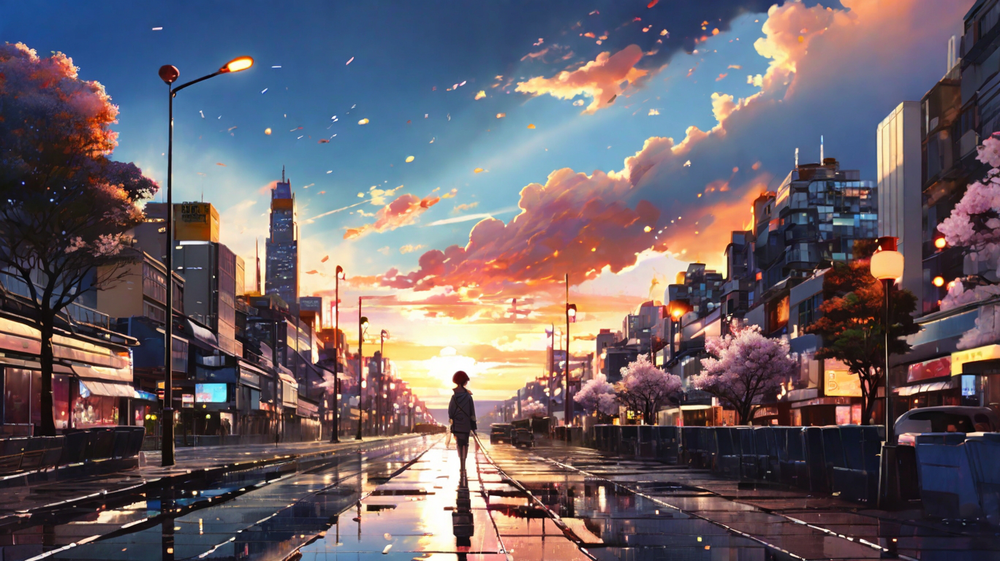
#> input picture img/background.png, 1000 x 561 px, shrunk from 1368 x 768 before the run
$ python handle.py
#> lines starting #> are read from the running program, lines starting #| are printed output that depends on the picture
from PIL import Image

def change_opacity(image_path, output_path, opacity=0.5):
    # 打开图片并转换为 RGBA 模式（支持透明度）
#> called with image_path = 'background.png', output_path = 'background1.png', opacity = 0.3
    image = Image.open(image_path).convert("RGBA")
#> image is the input picture: PIL image 1000x561 RGBA; mean R, G, B, A 107, 96.5, 103.2, 255

    # 获取图片的像素数据
    pixels = image.getdata()

    # 修改每个像素的透明度
    new_pixels = [
        (r, g, b, int(a * opacity)) for r, g, b, a in pixels
    ]
#> new_pixels = 561000 items

    # 更新图片的像素数据
    image.putdata(new_pixels)
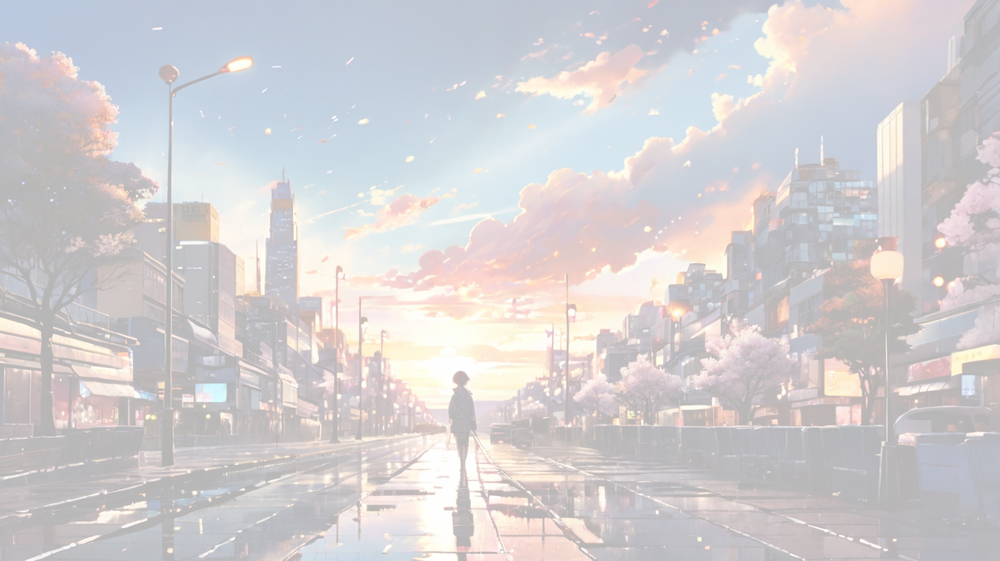
#> image: PIL image 1000x561 RGBA; mean R, G, B, A 107, 96.5, 103.2, 76; transparent parts drawn white

    # 保存修改后的图片
    image.save(output_path)

# 示例调用
change_opacity("background.png", "background1.png", opacity=0.3)
